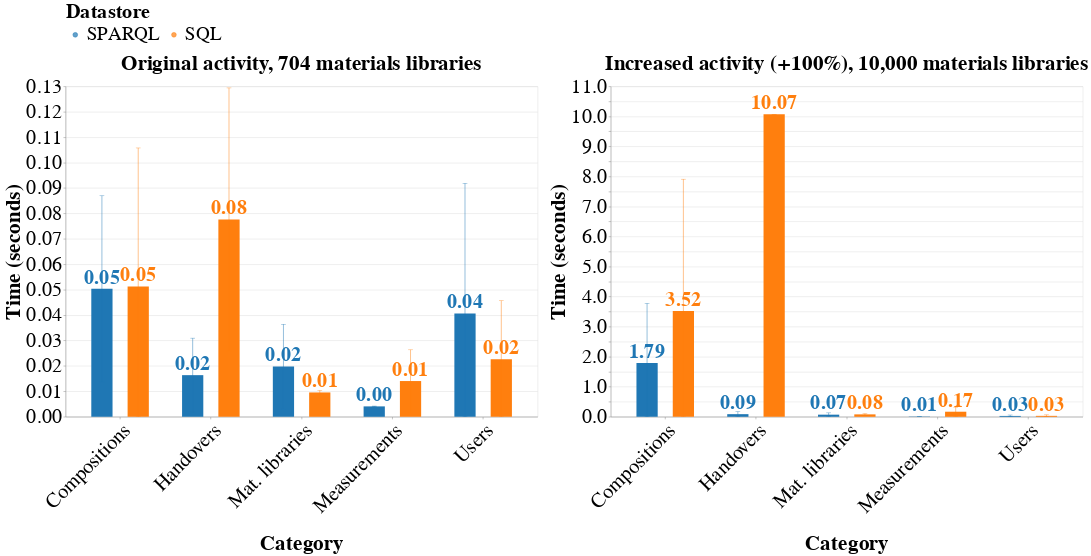

Notebook cell for this chart:
### Code cell
sparql_sql_benchmark_avgs.save('second_horizontal_plot_3.pdf')
sparql_sql_benchmark_avgs

### Figure 1 — Vega specification as saved in the notebook (floating-point values rounded to 4 significant figures)
{"$schema": "https://vega.github.io/schema/vega/v5.json", "data": [{"name": "_server_source_1", "values": [{"category": "Compositions", "type": "SQL", "mean_time": 3.519, "stdev_time": 4.391}, {"category": "Handovers", "type": "SQL", "mean_time": 10.07, "stdev_time": 0.001503}, {"category": "Mat. libraries", "type": "SQL", "mean_time": 0.07996, "stdev_time": 0.02538}, {"category": "Measurements", "type": "SQL", "mean_time": 0.1684, "stdev_time": 0.1512}, {"category": "Users", "type": "SQL", "mean_time": 0.03056, "stdev_time": 0.03447}, {"category": "Compositions", "type": "SPARQL", "mean_time": 1.793, "stdev_time": 1.982}, {"category": "Handovers", "type": "SPARQL", "mean_time": 0.08689, "stdev_time": 0.08198}, {"category": "Mat. libraries", "type": "SPARQL", "mean_time": 0.0701, "stdev_time": 0.06022}, {"category": "Measurements", "type": "SPARQL", "mean_time": 0.009307, "stdev_time": 0.003259}, {"category": "Users", "type": "SPARQL", "mean_time": 0.0281, "stdev_time": 0.03081}]}, {"name": "_server_source_0", "values": [{"category": "Compositions", "type": "SQL", "mean_time": 0.05123, "stdev_time": 0.05454}, {"category": "Handovers", "type": "SQL", "mean_time": 0.07765, "stdev_time": 0.05174}, {"category": "Mat. libraries", "type": "SQL", "mean_time": 0.009571, "stdev_time": 0.0007871}, {"category": "Measurements", "type": "SQL", "mean_time": 0.01406, "stdev_time": 0.01229}, {"category": "Users", "type": "SQL", "mean_time": 0.0226, "stdev_time": 0.02305}, {"category": "Compositions", "type": "SPARQL", "mean_time": 0.05033, "stdev_time": 0.03661}, {"category": "Handovers", "type": "SPARQL", "mean_time": 0.01638, "stdev_time": 0.01456}, {"category": "Mat. libraries", "type": "SPARQL", "mean_time": 0.01973, "stdev_time": 0.01667}, {"category": "Measurements", "type": "SPARQL", "mean_time": 0.004086, "stdev_time": 0.0001346}, {"category": "Users", "type": "SPARQL", "mean_time": 0.04063, "stdev_time": 0.05123}]}, {"name": "source_0", "source": "_server_source_0", "transform": [{"type": "formula", "expr": "max(0, datum.mean_time - datum.stdev_time)", "as": "lower"}, {"type": "formula", "expr": "datum.mean_time + datum.stdev_time", "as": "upper"}, {"type": "project", "fields": ["category", "lower", "mean_time", "type", "upper"]}]}, {"name": "data_0", "source": "source_0", "transform": [{"type": "formula", "expr": "datum[\"upper\"]", "as": "upper_lower"}, {"type": "formula", "expr": "datum[\"lower\"]", "as": "lower_lower"}, {"type": "formula", "expr": "datum[\"category\"]===\"Materials libraries of silver or gold\" ? 0 : datum[\"category\"]===\"Materials libraries of silver and gold\" ? 1 : datum[\"category\"]===\"Materials libraries and creators\" ? 2 : datum[\"category\"]===\"Materials libraries not of silver or gold\" ? 3 : datum[\"category\"]===\"Substrate of every materials library\" ? 4 : datum[\"category\"]===\"All EDX measurements\" ? 5 : datum[\"category\"]===\"Measurements and creators\" ? 6 : datum[\"category\"]===\"Measurement area compositions counts\" ? 7 : datum[\"category\"]===\"Gold composition values\" ? 8 : datum[\"category\"]===\"Handovers with XRD measurements\" ? 9 : datum[\"category\"]===\"Measurements to handover correspondences\" ? 10 : datum[\"category\"]===\"All user details\" ? 11 : datum[\"category\"]===\"Materials libraries authored per user\" ? 12 : 13", "as": "x_category_sort_index"}, {"type": "formula", "expr": "datum[\"category\"]===\"Materials libraries of silver or gold\" ? 0 : datum[\"category\"]===\"Materials libraries of silver and gold\" ? 1 : datum[\"category\"]===\"Materials libraries and creators\" ? 2 : datum[\"category\"]===\"Materials libraries not of silver or gold\" ? 3 : datum[\"category\"]===\"Substrate of every materials library\" ? 4 : datum[\"category\"]===\"All EDX measurements\" ? 5 : datum[\"category\"]===\"Measurements and creators\" ? 6 : datum[\"category\"]===\"Measurement area compositions counts\" ? 7 : datum[\"category\"]===\"Gold composition values\" ? 8 : datum[\"category\"]===\"Handovers with XRD measurements\" ? 9 : datum[\"category\"]===\"Measurements to handover correspondences\" ? 10 : datum[\"category\"]===\"All user details\" ? 11 : datum[\"category\"]===\"Materials libraries authored per user\" ? 12 : 13", "as": "tooltip_category_sort_index"}, {"type": "project", "fields": ["category", "lower_lower", "type", "upper_lower", "x_category_sort_index"]}]}, {"name": "data_2", "source": "data_0", "transform": [{"type": "filter", "expr": "isValid(datum[\"lower_lower\"]) && isFinite(+datum[\"lower_lower\"])"}, {"type": "project", "fields": ["category", "lower_lower", "type", "upper_lower"]}]}, {"name": "data_3", "source": "data_0", "transform": [{"type": "filter", "expr": "isValid(datum[\"upper_lower\"]) && isFinite(+datum[\"upper_lower\"])"}, {"type": "project", "fields": ["category", "lower_lower", "type", "upper_lower"]}]}, {"name": "data_4", "source": "source_0", "transform": [{"type": "formula", "expr": "datum[\"category\"]===\"Materials libraries of silver or gold\" ? 0 : datum[\"category\"]===\"Materials libraries of silver and gold\" ? 1 : datum[\"category\"]===\"Materials libraries and creators\" ? 2 : datum[\"category\"]===\"Materials libraries not of silver or gold\" ? 3 : datum[\"category\"]===\"Substrate of every materials library\" ? 4 : datum[\"category\"]===\"All EDX measurements\" ? 5 : datum[\"category\"]===\"Measurements and creators\" ? 6 : datum[\"category\"]===\"Measurement area compositions counts\" ? 7 : datum[\"category\"]===\"Gold composition values\" ? 8 : datum[\"category\"]===\"Handovers with XRD measurements\" ? 9 : datum[\"category\"]===\"Measurements to handover correspondences\" ? 10 : datum[\"category\"]===\"All user details\" ? 11 : datum[\"category\"]===\"Materials libraries authored per user\" ? 12 : 13", "as": "x_category_sort_index"}, {"type": "project", "fields": ["category", "mean_time", "type", "x_category_sort_index"]}]}, {"name": "data_6", "source": "data_4", "transform": [{"type": "stack", "field": "mean_time", "groupby": ["category", "type"], "sort": {"field": [], "order": []}, "as": ["mean_time_start", "mean_time_end"], "offset": "zero"}, {"type": "filter", "expr": "isValid(datum[\"mean_time\"]) && isFinite(+datum[\"mean_time\"])"}, {"type": "project", "fields": ["category", "mean_time_end", "mean_time_start", "type"]}]}, {"name": "data_7", "source": "data_4", "transform": [{"type": "filter", "expr": "isValid(datum[\"mean_time\"]) && isFinite(+datum[\"mean_time\"])"}, {"type": "project", "fields": ["category", "mean_time", "type"]}]}, {"name": "source_1", "source": "_server_source_1", "transform": [{"type": "formula", "expr": "max(0, datum.mean_time - datum.stdev_time)", "as": "lower"}, {"type": "formula", "expr": "datum.mean_time + datum.stdev_time", "as": "upper"}, {"type": "project", "fields": ["category", "lower", "mean_time", "type", "upper"]}]}, {"name": "data_8", "source": "source_1", "transform": [{"type": "formula", "expr": "datum[\"upper\"]", "as": "upper_lower"}, {"type": "formula", "expr": "datum[\"lower\"]", "as": "lower_lower"}, {"type": "formula", "expr": "datum[\"category\"]===\"Materials libraries of silver or gold\" ? 0 : datum[\"category\"]===\"Materials libraries of silver and gold\" ? 1 : datum[\"category\"]===\"Materials libraries and creators\" ? 2 : datum[\"category\"]===\"Materials libraries not of silver or gold\" ? 3 : datum[\"category\"]===\"Substrate of every materials library\" ? 4 : datum[\"category\"]===\"All EDX measurements\" ? 5 : datum[\"category\"]===\"Measurements and creators\" ? 6 : datum[\"category\"]===\"Measurement area compositions counts\" ? 7 : datum[\"category\"]===\"Gold composition values\" ? 8 : datum[\"category\"]===\"Handovers with XRD measurements\" ? 9 : datum[\"category\"]===\"Measurements to handover correspondences\" ? 10 : datum[\"category\"]===\"All user details\" ? 11 : datum[\"category\"]===\"Materials libraries authored per user\" ? 12 : 13", "as": "x_category_sort_index"}, {"type": "formula", "expr": "datum[\"category\"]===\"Materials libraries of silver or gold\" ? 0 : datum[\"category\"]===\"Materials libraries of silver and gold\" ? 1 : datum[\"category\"]===\"Materials libraries and creators\" ? 2 : datum[\"category\"]===\"Materials libraries not of silver or gold\" ? 3 : datum[\"category\"]===\"Substrate of every materials library\" ? 4 : datum[\"category\"]===\"All EDX measurements\" ? 5 : datum[\"category\"]===\"Measurements and creators\" ? 6 : datum[\"category\"]===\"Measurement area compositions counts\" ? 7 : datum[\"category\"]===\"Gold composition values\" ? 8 : datum[\"category\"]===\"Handovers with XRD measurements\" ? 9 : datum[\"category\"]===\"Measurements to handover correspondences\" ? 10 : datum[\"category\"]===\"All user details\" ? 11 : datum[\"category\"]===\"Materials libraries authored per user\" ? 12 : 13", "as": "tooltip_category_sort_index"}, {"type": "project", "fields": ["category", "lower_lower", "type", "upper_lower", "x_category_sort_index"]}]}, {"name": "data_10", "source": "data_8", "transform": [{"type": "filter", "expr": "isValid(datum[\"lower_lower\"]) && isFinite(+datum[\"lower_lower\"])"}, {"type": "project", "fields": ["category", "lower_lower", "type", "upper_lower"]}]}, {"name": "data_11", "source": "data_8", "transform": [{"type": "filter", "expr": "isValid(datum[\"upper_lower\"]) && isFinite(+datum[\"upper_lower\"])"}, {"type": "project", "fields": ["category", "lower_lower", "type", "upper_lower"]}]}, {"name": "data_12", "source": "source_1", "transform": [{"type": "formula", "expr": "datum[\"category\"]===\"Materials libraries of silver or gold\" ? 0 : datum[\"category\"]===\"Materials libraries of silver and gold\" ? 1 : datum[\"category\"]===\"Materials libraries and creators\" ? 2 : datum[\"category\"]===\"Materials libraries not of silver or gold\" ? 3 : datum[\"category\"]===\"Substrate of every materials library\" ? 4 : datum[\"category\"]===\"All EDX measurements\" ? 5 : datum[\"category\"]===\"Measurements and creators\" ? 6 : datum[\"category\"]===\"Measurement area compositions counts\" ? 7 : datum[\"category\"]===\"Gold composition values\" ? 8 : datum[\"category\"]===\"Handovers with XRD measurements\" ? 9 : datum[\"category\"]===\"Measurements to handover correspondences\" ? 10 : datum[\"category\"]===\"All user details\" ? 11 : datum[\"category\"]===\"Materials libraries authored per user\" ? 12 : 13", "as": "x_category_sort_index"}, {"type": "project", "fields": ["category", "mean_time", "type", "x_category_sort_index"]}]}, {"name": "data_14", "source": "data_12", "transform": [{"type": "stack", "field": "mean_time", "groupby": ["category", "type"], "sort": {"field": [], "order": []}, "as": ["mean_time_start", "mean_time_end"], "offset": "zero"}, {"type": "filter", "expr": "isValid(datum[\"mean_time\"]) && isFinite(+datum[\"mean_time\"])"}, {"type": "project", "fields": ["category", "mean_time_end", "mean_time_start", "type"]}]}, {"name": "data_15", "source": "data_12", "transform": [{"type": "filter", "expr": "isValid(datum[\"mean_time\"]) && isFinite(+datum[\"mean_time\"])"}, {"type": "project", "fields": ["category", "mean_time", "type"]}]}, {"name": "data_6_xOffset_domain_type_0", "source": "data_6", "transform": [{"type": "aggregate", "groupby": ["type"], "fields": [], "ops": [], "as": []}, {"type": "formula", "expr": "datum['type']", "as": "sort_field"}, {"type": "project", "fields": ["type"]}]}, {"name": "data_7_xOffset_domain_type_1", "source": "data_7", "transform": [{"type": "aggregate", "groupby": ["type"], "fields": [], "ops": [], "as": []}, {"type": "formula", "expr": "datum['type']", "as": "sort_field"}, {"type": "project", "fields": ["type"]}]}, {"name": "data_2_xOffset_domain_type_2", "source": "data_2", "transform": [{"type": "aggregate", "groupby": ["type"], "fields": [], "ops": [], "as": []}, {"type": "formula", "expr": "datum['type']", "as": "sort_field"}, {"type": "project", "fields": ["type"]}]}, {"name": "data_3_xOffset_domain_type_3", "source": "data_3", "transform": [{"type": "aggregate", "groupby": ["type"], "fields": [], "ops": [], "as": []}, {"type": "formula", "expr": "datum['type']", "as": "sort_field"}, {"type": "project", "fields": ["type"]}]}, {"name": "data_14_xOffset_domain_type_4", "source": "data_14", "transform": [{"type": "aggregate", "groupby": ["type"], "fields": [], "ops": [], "as": []}, {"type": "formula", "expr": "datum['type']", "as": "sort_field"}, {"type": "project", "fields": ["type"]}]}, {"name": "data_15_xOffset_domain_type_5", "source": "data_15", "transform": [{"type": "aggregate", "groupby": ["type"], "fields": [], "ops": [], "as": []}, {"type": "formula", "expr": "datum['type']", "as": "sort_field"}, {"type": "project", "fields": ["type"]}]}, {"name": "data_10_xOffset_domain_type_6", "source": "data_10", "transform": [{"type": "aggregate", "groupby": ["type"], "fields": [], "ops": [], "as": []}, {"type": "formula", "expr": "datum['type']", "as": "sort_field"}, {"type": "project", "fields": ["type"]}]}, {"name": "data_11_xOffset_domain_type_7", "source": "data_11", "transform": [{"type": "aggregate", "groupby": ["type"], "fields": [], "ops": [], "as": []}, {"type": "formula", "expr": "datum['type']", "as": "sort_field"}, {"type": "project", "fields": ["type"]}]}, {"name": "data_4_concat_0_x_domain_category_0", "source": "data_4", "transform": [{"type": "aggregate", "groupby": ["category"], "fields": ["x_category_sort_index"], "ops": ["min"], "as": ["sort_field"]}, {"type": "project", "fields": ["category", "sort_field"]}]}, {"name": "data_0_concat_0_x_domain_category_1", "source": "data_0", "transform": [{"type": "aggregate", "groupby": ["category"], "fields": ["x_category_sort_index"], "ops": ["min"], "as": ["sort_field"]}, {"type": "project", "fields": ["category", "sort_field"]}]}, {"name": "data_12_concat_1_x_domain_category_0", "source": "data_12", "transform": [{"type": "aggregate", "groupby": ["category"], "fields": ["x_category_sort_index"], "ops": ["min"], "as": ["sort_field"]}, {"type": "project", "fields": ["category", "sort_field"]}]}, {"name": "data_8_concat_1_x_domain_category_1", "source": "data_8", "transform": [{"type": "aggregate", "groupby": ["category"], "fields": ["x_category_sort_index"], "ops": ["min"], "as": ["sort_field"]}, {"type": "project", "fields": ["category", "sort_field"]}]}], "signals": [{"name": "childWidth", "value": 1000}], "marks": [{"type": "group", "name": "concat_0_group", "encode": {"update": {"height": {"signal": "height"}, "width": {"signal": "childWidth"}}}, "marks": [{"type": "rect", "name": "concat_0_layer_0_marks", "from": {"data": "data_6"}, "encode": {"update": {"fill": {"field": "type", "scale": "color"}, "width": {"value": 45}, "y2": {"field": "mean_time_start", "scale": "concat_0_y"}, "y": {"field": "mean_time_end", "scale": "concat_0_y"}, "xc": {"field": "category", "scale": "concat_0_x", "offset": {"field": "type", "scale": "xOffset", "band": 0.5}}}}, "style": ["bar"]}, {"type": "text", "name": "concat_0_layer_1_marks", "from": {"data": "data_7"}, "encode": {"update": {"text": {"signal": "format(datum[\"mean_time\"], \".2f\")"}, "fontWeight": {"value": "bold"}, "baseline": {"value": "bottom"}, "y": {"field": "mean_time", "scale": "concat_0_y"}, "fontSize": {"value": 43}, "dy": {"value": -2}, "fill": {"field": "type", "scale": "color"}, "x": {"field": "category", "scale": "concat_0_x", "offset": {"field": "type", "scale": "xOffset", "band": 0.5}}, "align": {"value": "center"}}}, "style": ["text"]}, {"type": "rect", "name": "concat_0_layer_2_layer_0_marks", "from": {"data": "data_2"}, "encode": {"update": {"tooltip": {"signal": "{\"upper\": format(datum[\"upper_lower\"], \"\"), \"lower\": format(datum[\"lower_lower\"], \"\"), \"Datastore\": isValid(datum[\"type\"]) ? datum[\"type\"] : \"\"+datum[\"type\"], \"Category\": isValid(datum[\"category\"]) ? datum[\"category\"] : \"\"+datum[\"category\"], \"type\": isValid(datum[\"type\"]) ? datum[\"type\"] : \"\"+datum[\"type\"]}"}, "opacity": {"value": 0.7}, "fill": {"field": "type", "scale": "color"}, "width": {"value": 10}, "height": {"value": 1}, "xc": {"field": "category", "scale": "concat_0_x", "offset": {"field": "type", "scale": "xOffset", "band": 0.5}}, "yc": {"field": "lower_lower", "scale": "concat_0_y"}}}, "style": ["tick", "errorbar-ticks"], "aria": false}, {"type": "rect", "name": "concat_0_layer_2_layer_1_marks", "from": {"data": "data_3"}, "encode": {"update": {"yc": {"field": "upper_lower", "scale": "concat_0_y"}, "tooltip": {"signal": "{\"upper\": format(datum[\"upper_lower\"], \"\"), \"lower\": format(datum[\"lower_lower\"], \"\"), \"Datastore\": isValid(datum[\"type\"]) ? datum[\"type\"] : \"\"+datum[\"type\"], \"Category\": isValid(datum[\"category\"]) ? datum[\"category\"] : \"\"+datum[\"category\"], \"type\": isValid(datum[\"type\"]) ? datum[\"type\"] : \"\"+datum[\"type\"]}"}, "width": {"value": 10}, "height": {"value": 1}, "opacity": {"value": 0.7}, "xc": {"field": "category", "scale": "concat_0_x", "offset": {"field": "type", "scale": "xOffset", "band": 0.5}}, "fill": {"field": "type", "scale": "color"}}}, "style": ["tick", "errorbar-ticks"], "aria": false}, {"type": "rule", "name": "concat_0_layer_2_layer_2_marks", "from": {"data": "data_2"}, "encode": {"update": {"tooltip": {"signal": "{\"upper\": format(datum[\"upper_lower\"], \"\"), \"lower\": format(datum[\"lower_lower\"], \"\"), \"Datastore\": isValid(datum[\"type\"]) ? datum[\"type\"] : \"\"+datum[\"type\"], \"Category\": isValid(datum[\"category\"]) ? datum[\"category\"] : \"\"+datum[\"category\"], \"type\": isValid(datum[\"type\"]) ? datum[\"type\"] : \"\"+datum[\"type\"]}"}, "y2": {"field": "upper_lower", "scale": "concat_0_y"}, "x": {"field": "category", "scale": "concat_0_x", "offset": {"field": "type", "scale": "xOffset", "band": 0.5}}, "stroke": {"field": "type", "scale": "color"}, "y": {"field": "lower_lower", "scale": "concat_0_y"}}}, "style": ["rule", "errorbar-rule"]}], "axes": [{"scale": "concat_0_y", "orient": "left", "ticks": false, "labels": false, "aria": false, "minExtent": 0, "zindex": 0, "gridScale": "concat_0_x", "grid": true, "domain": false, "maxExtent": 0, "tickCount": {"signal": "ceil(height/40)"}}, {"scale": "concat_0_x", "title": "Category", "labelAngle": 315, "labelAlign": "right", "titlePadding": 45, "grid": false, "labelLimit": 0, "labelBaseline": "top", "orient": "bottom", "zindex": 0}, {"scale": "concat_0_y", "title": "Time (seconds)", "orient": "left", "grid": false, "tickCount": {"signal": "ceil(height/40)"}, "zindex": 0, "labelOverlap": true}], "title": {"text": "Original activity, 704 materials libraries", "limit": 0, "frame": "group"}, "style": "cell"}, {"type": "group", "name": "concat_1_group", "encode": {"update": {"height": {"signal": "height"}, "width": {"signal": "childWidth"}}}, "marks": [{"type": "rect", "name": "concat_1_layer_0_marks", "from": {"data": "data_14"}, "encode": {"update": {"y": {"field": "mean_time_end", "scale": "concat_1_y"}, "fill": {"field": "type", "scale": "color"}, "xc": {"field": "category", "scale": "concat_1_x", "offset": {"field": "type", "scale": "xOffset", "band": 0.5}}, "width": {"value": 45}, "y2": {"field": "mean_time_start", "scale": "concat_1_y"}}}, "style": ["bar"]}, {"type": "text", "name": "concat_1_layer_1_marks", "from": {"data": "data_15"}, "encode": {"update": {"text": {"signal": "format(datum[\"mean_time\"], \".2f\")"}, "x": {"field": "category", "scale": "concat_1_x", "offset": {"field": "type", "scale": "xOffset", "band": 0.5}}, "y": {"field": "mean_time", "scale": "concat_1_y"}, "fontSize": {"value": 43}, "baseline": {"value": "bottom"}, "fill": {"field": "type", "scale": "color"}, "fontWeight": {"value": "bold"}, "align": {"value": "center"}, "dy": {"value": -2}}}, "style": ["text"]}, {"type": "rect", "name": "concat_1_layer_2_layer_0_marks", "from": {"data": "data_10"}, "encode": {"update": {"tooltip": {"signal": "{\"upper\": format(datum[\"upper_lower\"], \"\"), \"lower\": format(datum[\"lower_lower\"], \"\"), \"Datastore\": isValid(datum[\"type\"]) ? datum[\"type\"] : \"\"+datum[\"type\"], \"Category\": isValid(datum[\"category\"]) ? datum[\"category\"] : \"\"+datum[\"category\"], \"type\": isValid(datum[\"type\"]) ? datum[\"type\"] : \"\"+datum[\"type\"]}"}, "yc": {"field": "lower_lower", "scale": "concat_1_y"}, "width": {"value": 10}, "height": {"value": 1}, "opacity": {"value": 0.7}, "fill": {"field": "type", "scale": "color"}, "xc": {"field": "category", "scale": "concat_1_x", "offset": {"field": "type", "scale": "xOffset", "band": 0.5}}}}, "style": ["tick", "errorbar-ticks"], "aria": false}, {"type": "rect", "name": "concat_1_layer_2_layer_1_marks", "from": {"data": "data_11"}, "encode": {"update": {"opacity": {"value": 0.7}, "width": {"value": 10}, "height": {"value": 1}, "yc": {"field": "upper_lower", "scale": "concat_1_y"}, "fill": {"field": "type", "scale": "color"}, "tooltip": {"signal": "{\"upper\": format(datum[\"upper_lower\"], \"\"), \"lower\": format(datum[\"lower_lower\"], \"\"), \"Datastore\": isValid(datum[\"type\"]) ? datum[\"type\"] : \"\"+datum[\"type\"], \"Category\": isValid(datum[\"category\"]) ? datum[\"category\"] : \"\"+datum[\"category\"], \"type\": isValid(datum[\"type\"]) ? datum[\"type\"] : \"\"+datum[\"type\"]}"}, "xc": {"field": "category", "scale": "concat_1_x", "offset": {"field": "type", "scale": "xOffset", "band": 0.5}}}}, "style": ["tick", "errorbar-ticks"], "aria": false}, {"type": "rule", "name": "concat_1_layer_2_layer_2_marks", "from": {"data": "data_10"}, "encode": {"update": {"y": {"field": "lower_lower", "scale": "concat_1_y"}, "tooltip": {"signal": "{\"upper\": format(datum[\"upper_lower\"], \"\"), \"lower\": format(datum[\"lower_lower\"], \"\"), \"Datastore\": isValid(datum[\"type\"]) ? datum[\"type\"] : \"\"+datum[\"type\"], \"Category\": isValid(datum[\"category\"]) ? datum[\"category\"] : \"\"+datum[\"category\"], \"type\": isValid(datum[\"type\"]) ? datum[\"type\"] : \"\"+datum[\"type\"]}"}, "x": {"field": "category", "scale": "concat_1_x", "offset": {"field": "type", "scale": "xOffset", "band": 0.5}}, "y2": {"field": "upper_lower", "scale": "concat_1_y"}, "stroke": {"field": "type", "scale": "color"}}}, "style": ["rule", "errorbar-rule"]}], "axes": [{"scale": "concat_1_y", "zindex": 0, "orient": "left", "grid": true, "domain": false, "labels": false, "gridScale": "concat_1_x", "minExtent": 0, "tickCount": {"signal": "ceil(height/40)"}, "aria": false, "maxExtent": 0, "ticks": false}, {"scale": "concat_1_x", "title": "Category", "titlePadding": 45, "grid": false, "labelBaseline": "top", "zindex": 0, "orient": "bottom", "labelAngle": 315, "labelAlign": "right", "labelLimit": 0}, {"scale": "concat_1_y", "orient": "left", "grid": false, "zindex": 0, "title": "Time (seconds)", "tickCount": {"signal": "ceil(height/40)"}, "labelOverlap": true}], "title": {"text": "Increased activity (+100%), 10,000 materials libraries", "limit": 0, "frame": "group"}, "style": "cell"}], "scales": [{"name": "xOffset", "type": "band", "domain": {"fields": [{"data": "data_6_xOffset_domain_type_0", "field": "type"}, {"data": "data_7_xOffset_domain_type_1", "field": "type"}, {"data": "data_2_xOffset_domain_type_2", "field": "type"}, {"data": "data_3_xOffset_domain_type_3", "field": "type"}, {"data": "data_14_xOffset_domain_type_4", "field": "type"}, {"data": "data_15_xOffset_domain_type_5", "field": "type"}, {"data": "data_10_xOffset_domain_type_6", "field": "type"}, {"data": "data_11_xOffset_domain_type_7", "field": "type"}], "sort": true}, "range": [0, {"signal": "bandwidth('concat_0_x')"}]}, {"name": "color", "type": "ordinal", "domain": ["SPARQL", "SQL"], "range": "category"}, {"name": "concat_0_x", "type": "band", "domain": {"fields": [{"data": "data_4_concat_0_x_domain_category_0", "field": "category"}, {"data": "data_0_concat_0_x_domain_category_1", "field": "category"}], "sort": {"op": "max", "field": "sort_field"}}, "range": [0, {"signal": "childWidth"}], "paddingOuter": 0.2, "paddingInner": 0.2}, {"name": "concat_0_y", "type": "linear", "domain": {"fields": [{"data": "data_6", "field": "mean_time_start"}, {"data": "data_6", "field": "mean_time_end"}, {"data": "data_7", "field": "mean_time"}, {"data": "data_2", "field": "lower_lower"}, {"data": "data_3", "field": "upper_lower"}, {"data": "data_2", "field": "upper_lower"}]}, "range": [{"signal": "height"}, 0], "nice": true, "zero": true}, {"name": "concat_1_x", "type": "band", "domain": {"fields": [{"data": "data_12_concat_1_x_domain_category_0", "field": "category"}, {"data": "data_8_concat_1_x_domain_category_1", "field": "category"}], "sort": {"op": "max", "field": "sort_field"}}, "range": [0, {"signal": "childWidth"}], "paddingOuter": 0.2, "paddingInner": 0.2}, {"name": "concat_1_y", "type": "linear", "domain": {"fields": [{"data": "data_14", "field": "mean_time_start"}, {"data": "data_14", "field": "mean_time_end"}, {"data": "data_15", "field": "mean_time"}, {"data": "data_10", "field": "lower_lower"}, {"data": "data_11", "field": "upper_lower"}, {"data": "data_10", "field": "upper_lower"}]}, "range": [{"signal": "height"}, 0], "zero": true, "nice": true}], "background": "white", "padding": 5, "layout": {"padding": 20, "bounds": "full", "align": "each"}, "config": {"range": {"category": ["#1f77b4", "#ff7f0e", "#2ca02c", "#e45756", "#9467bd", "#8c564b", "#e377c2", "#7f7f7f", "#efb118", "#17becf", "#e41a1c"]}, "axis": {"titleFontSize": 45, "labelFontSize": 43, "limit": 0}, "legend": {"titleFontSize": 43, "labelFontSize": 41, "labelLimit": 0, "titleLimit": 0}, "style": {"text": {"fontSize": 43, "limit": 0}, "group-title": {"fontSize": 45}, "group-subtitle": {"limit": 0}}}, "legends": [{"orient": "top", "title": "Datastore", "fill": "color", "direction": "horizontal", "symbolType": "circle", "stroke": "color", "encode": {"symbols": {"update": {"opacity": {"value": 0.7}}}}}], "height": 700}
